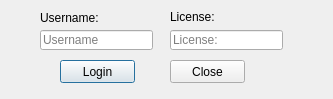
<?xml version="1.0" encoding="UTF-8"?>
<ui version="4.0">
 <class>Login</class>
 <widget class="QDialog" name="Login">
  <property name="geometry">
   <rect>
    <x>0</x>
    <y>0</y>
    <width>333</width>
    <height>99</height>
   </rect>
  </property>
  <property name="sizePolicy">
   <sizepolicy hsizetype="Fixed" vsizetype="Fixed">
    <horstretch>0</horstretch>
    <verstretch>0</verstretch>
   </sizepolicy>
  </property>
  <property name="minimumSize">
   <size>
    <width>333</width>
    <height>99</height>
   </size>
  </property>
  <property name="maximumSize">
   <size>
    <width>333</width>
    <height>99</height>
   </size>
  </property>
  <property name="windowTitle">
   <string>Login</string>
  </property>
  <property name="windowIcon">
   <iconset>
    <normaloff>icons8-music-robot-48.png</normaloff>icons8-music-robot-48.png</iconset>
  </property>
  <widget class="QLineEdit" name="auth_user_field">
   <property name="geometry">
    <rect>
     <x>40</x>
     <y>30</y>
     <width>113</width>
     <height>20</height>
    </rect>
   </property>
   <property name="placeholderText">
    <string>Username</string>
   </property>
  </widget>
  <widget class="QLineEdit" name="lineEdit">
   <property name="geometry">
    <rect>
     <x>170</x>
     <y>30</y>
     <width>113</width>
     <height>20</height>
    </rect>
   </property>
   <property name="placeholderText">
    <string>License:</string>
   </property>
  </widget>
  <widget class="QLabel" name="label">
   <property name="geometry">
    <rect>
     <x>40</x>
     <y>10</y>
     <width>61</width>
     <height>16</height>
    </rect>
   </property>
   <property name="text">
    <string>Username:</string>
   </property>
  </widget>
  <widget class="QLabel" name="label_2">
   <property name="geometry">
    <rect>
     <x>170</x>
     <y>10</y>
     <width>47</width>
     <height>13</height>
    </rect>
   </property>
   <property name="text">
    <string>License:</string>
   </property>
  </widget>
  <widget class="QPushButton" name="login_button">
   <property name="geometry">
    <rect>
     <x>60</x>
     <y>60</y>
     <width>75</width>
     <height>23</height>
    </rect>
   </property>
   <property name="text">
    <string>Login</string>
   </property>
  </widget>
  <widget class="QPushButton" name="close_button">
   <property name="geometry">
    <rect>
     <x>170</x>
     <y>60</y>
     <width>75</width>
     <height>23</height>
    </rect>
   </property>
   <property name="text">
    <string>Close</string>
   </property>
  </widget>
 </widget>
 <resources/>
 <connections>
  <connection>
   <sender>login_button</sender>
   <signal>clicked()</signal>
   <receiver>Login</receiver>
   <slot>login()</slot>
   <hints>
    <hint type="sourcelabel">
     <x>97</x>
     <y>71</y>
    </hint>
    <hint type="destinationlabel">
     <x>166</x>
     <y>49</y>
    </hint>
   </hints>
  </connection>
  <connection>
   <sender>close_button</sender>
   <signal>clicked()</signal>
   <receiver>Login</receiver>
   <slot>quit()</slot>
   <hints>
    <hint type="sourcelabel">
     <x>207</x>
     <y>71</y>
    </hint>
    <hint type="destinationlabel">
     <x>166</x>
     <y>49</y>
    </hint>
   </hints>
  </connection>
 </connections>
 <slots>
  <slot>login()</slot>
  <slot>quit()</slot>
 </slots>
</ui>
